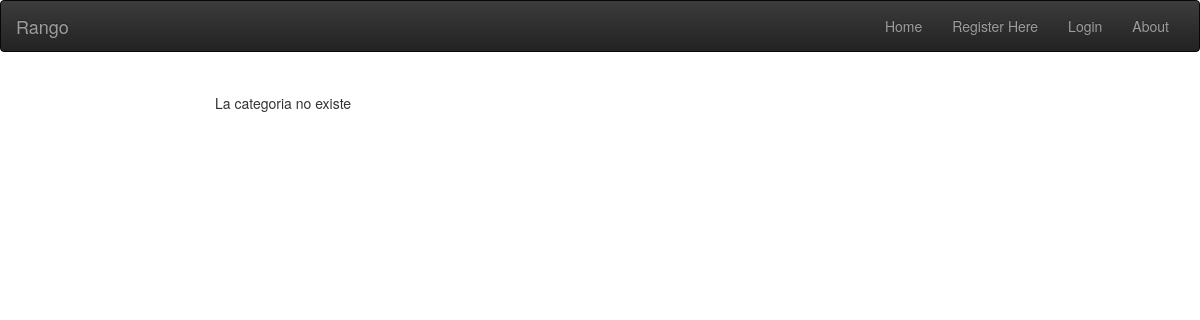
/rango/category/python/, run on an earlier commit of the app's database.
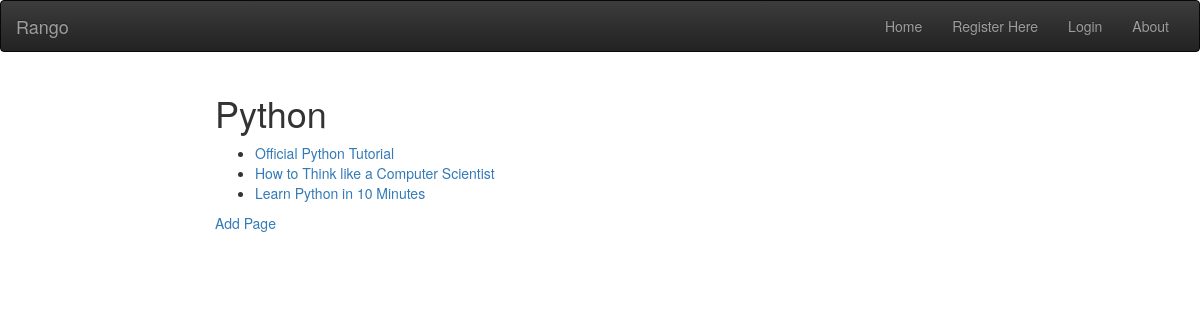
And on a later commit of the database.
### rango/models.py (models this page shows, shortened)
class Category(models.Model):
    name = models.CharField(max_length=128, unique=True)
    view = models.IntegerField(default=0)
    like = models.IntegerField(default=0)
    slug = models.SlugField(unique=True)

class Page(models.Model):
    category = models.ForeignKey(Category)
    title = models.CharField(max_length=128)
    url = models.URLField()
    views = models.IntegerField(default=0)

### rango/views.py (the view)
# urls.py: url(r'^category/(?P<category_name_slug>[\w\-]+)/add-page$', views.add_page, name='add_page'),
def category(request, category_name_slug):
    context_dict = {}
    try:
        category = Category.objects.get(slug=category_name_slug)
        context_dict['category_name'] = category.name
        context_dict['category'] = category
        pages = Page.objects.filter(category=category)
        context_dict['pages'] = pages
    except Category.DoesNotExist:
        pass
    return render(request, 'rango/category.html', context_dict)

### templates/rango/category.html (shortened to what this page needs)
{% extends 'layout.html' %}
{% load staticfiles %}
{% block body_block %}
    <h1>{{ category_name }}</h1>
    {% if category %}
        {% if pages %}
        <ul>
            {% for page in pages %}
            <li><a href="{{ page.url }}">{{ page.title }}</a></li>
            {% endfor %}
        </ul>
        {% endif %}
        <a href="{% url 'add_page' category.slug %}">Add Page</a>
    {% else %}
        La categoria no existe
    {% endif %}
{% endblock %}

### templates/layout.html (shortened to what this page needs)
<!DOCTYPE html>
{% load staticfiles %}
<html>
<head>
    <link href="{% static "css/bootstrap.min.css" %}" rel="stylesheet">
    <link href="{% static "css/bootstrap-theme.min.css" %}" rel="stylesheet">
</head>
<body>
    <div class="navbar navbar-inverse" role="navigation">
      <div class="container-fluid">
        <div class="navbar-header">
          <a class="navbar-brand" href="/rango/">Rango</a>
        </div>
        <div class="navbar-collapse collapse">
          <ul class="nav navbar-nav navbar-right">
                <li><a href="{% url 'index' %}">Home</a></li>
                    {% if user.is_authenticated %}
                        <li><a href="{% url 'restricted' %}">Restricted Page</a></li>
                        <li><a href="{% url 'auth_logout' %}?next=/rango/">Logout</a></li>
                        <li><a href="{% url 'add_category' %}">Add a New Category</a></li>
                    {% else %}
                        <li><a href="{% url 'registration_register' %}">Register Here</a></li>
                        <li><a href="{% url 'auth_login' %}">Login</a></li>
                    {% endif %}
                                <li><a href="{% url 'about' %}">About</a></li>
              </ul>
        </div>
      </div>
    </div>
    <div class="container-fluid">
      <div class="row">
        <div class="col-sm-3 col-md-2 sidebar">
        </div>
        <div class="col-sm-9 col-sm-offset-3 col-md-10 col-md-offset-2 main">
           <div>
                {% block body_block %}{% endblock %}
            </div>
        </div>
      </div>
    </div>
</body>
</html>

What changed in the data, as far as the page shows it:
now on this page (row edited): Category: name "Python"
changed Category: slug empty → "python" (drawn)
added Page: title "Official Python Tutorial"
added Page: title "How to Think like a Computer Scientist"
added Page: title "Learn Python in 10 Minutes"
Also different on the page:
text no longer shown: "La categoria no existe"
text now shown: "Add Page"
